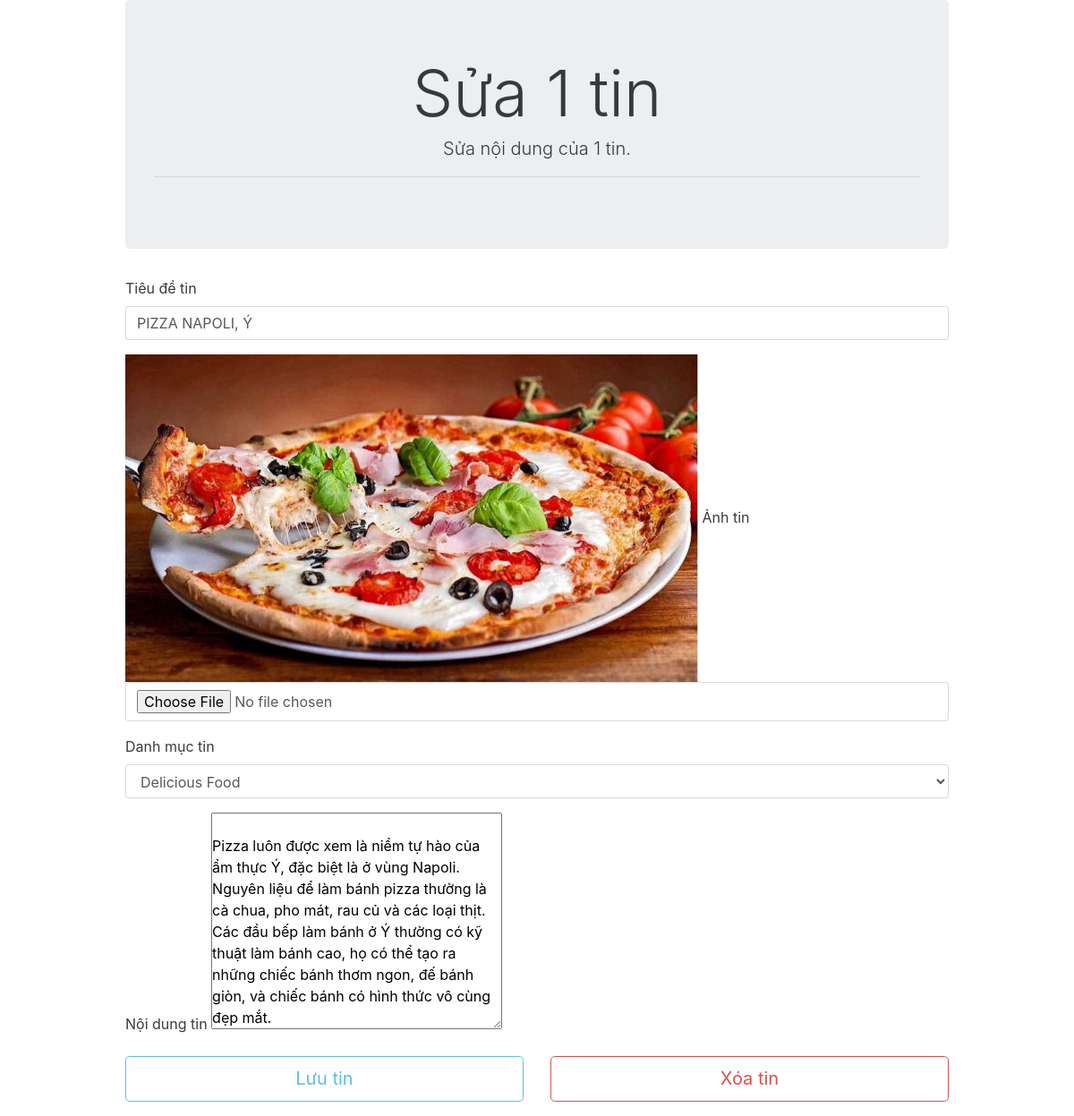
/tin/suatin/4, run on the app's committed database.
### tables this page shows
CREATE TABLE `danhmuctin` (
  `id` int(11) NOT NULL,
  `tendanhmuc` varchar(255) NOT NULL
);

CREATE TABLE `tintuc` (
  `id` int(11) NOT NULL,
  `tieude` varchar(255) NOT NULL,
  `iddanhmuc` int(11) NOT NULL,
  `anhtin` text NOT NULL,
  `noidung` text NOT NULL
);

### application/controllers/Tin.php (called while the page is built, shortened)
<?php if ( ! defined('BASEPATH')) exit('No direct script access allowed');
class Tin extends CI_Controller {
	public function __construct()
	{
		$this->load->model('tin_model');
	}
	public function suatin($id)
	{
		$ketqua = $this->tin_model->getTinById($id);
		$tendanhmuc = $this->tin_model->getTendanhmucByIdTin($id);
		$dulieu = array(
			'dulieusua'=> $ketqua,
			'tendanhmuc'=>$tendanhmuc
			);
		$this->load->view('Tin_sua', $dulieu, FALSE);
	}
}

### index.php (called while the page is built, shortened)
<?php
require_once BASEPATH.'core/CodeIgniter.php';

### application/models/tin_model.php (called while the page is built, shortened)
<?php if ( ! defined('BASEPATH')) exit('No direct script access allowed');
class Tin_model extends CI_Model {
	public function getTinById($id)
	{
		 $this->db->select('*');
 		$this->db->from('danhmuctin');
		$this->db->join('tintuc', 'tintuc.iddanhmuc = danhmuctin.id', 'left');
	 	$this->db->where('tintuc.id', $id);
		 $ketqua = $this->db->get();
		 $ketqua = $ketqua->result_array();
		 return $ketqua;
	}
	public function getTendanhmucByIdTin($id)
	{
		$this->db->select('*');
		$this->db->from('danhmuctin');
		$this->db->join('tintuc', 'tintuc.iddanhmuc = danhmuctin.id', 'left');
		$this->db->where('tintuc.id', $id);
		$ketqua = $this->db->get();
		$ketqua = $ketqua->result_array();
		$ten = $ketqua[0]['tendanhmuc'] ;
		return $ten ;
	}
}

### application/views/tin_sua.php (the view, shortened to what this page needs)
<!DOCTYPE html>
<html lang="en">
<head>
	<link rel="stylesheet" href="<?= base_url() ?>/vendor/bootstrap.css">
	<link rel="stylesheet" href="<?= base_url() ?>/vendor/font-awesome.css">
 	<link rel="stylesheet" href="<?= base_url() ?>/1.css">
</head>
<body>
	<div class="container">
		<div class="row">
			<div class="col-sm-10 push-sm-1">
				<div class="jumbotron text-xs-center">
							<h1 class="display-3">Sửa 1 tin</h1>
							<p class="lead">Sửa nội dung của 1 tin.</p>
							<hr class="m-y-md">
						</div>
					<div class="formthemmoi">
						<form action="<?= base_url(); ?>tin/luutindasua" method="post" enctype="multipart/form-data">
							<?php foreach ($dulieusua as $value): ?>
							<fieldset class="form-group">
								<label for="formGroupExampleInput">Tiêu đề tin</label>
								<input value="<?php echo $value['tieude'] ?>" name="tieude" type="text" class="form-control" id="formGroupExampleInput"  >
							</fieldset>
							<fieldset class="form-group">
							<img src="<?php echo $value['anhtin'] ?>" alt="" class="img-fluid">
								<label for="formGroupExampleInput">Ảnh tin</label>
 								<input name="anhtin" type="file" class="form-control" placeholder="Ảnh tin ">
							</fieldset>
							<fieldset class="form-group">
								<label for="formGroupExampleInput">Danh mục tin</label>
								<select name="iddanhmuc" id="" class="form-control">
									 <option value="<?php echo $value['iddanhmuc'] ?>">
									 	<?php echo $tendanhmuc;  ?>
									 </option>
								</select>
							</fieldset>
							<fieldset class="form-group">
								<label for="formGroupExampleInput">Nội dung tin</label>
								<textarea name="noidungtin" id="noidungtin" class="noidungtin" cols="30" rows="10" >
									<?php echo $value['noidung'] ?>
								</textarea>
							</fieldset>
							<fieldset class="form-group">
							<div class="row">
								<div class="col-sm-6">
								<input type="submit" class="btn btn-outline-info btn-block btn-lg" value="Lưu tin ">
								</div>
								<div class="col-sm-6">
								<a href="<?= base_url(); ?>/tin/xoatin/<?php echo $value['id'] ?>" class="btn btn-outline-danger btn-block btn-lg"  >
								Xóa tin
								</a>
								</div>
							</div>
							</fieldset>
							<?php endforeach ?>
						</form>
					</div>
			</div>
		</div>
	</div>
</body>
</html>

### 1.css (style rules this page uses)
* { margin: 0; padding: 0; }

### data on the page
danhmuctin: tieude "PIZZA NAPOLI, Ý", tintuc.anhtin (picture), noidungtin "Pizza luôn được xem là niềm tự hào của ẩm thực Ý, đặc biệt là ở vùng Napoli. Nguyên liệu để làm bánh pizza thường là cà chua, pho mát, rau củ và các loại thịt. Các đầu bếp làm bánh ở Ý thường có kỹ thuật làm bánh cao, họ có thể tạo ra những chiếc bánh thơm ngon, đế bánh giòn, và chiếc bánh có hình thức vô cùng đẹp mắt."

### other printed values
form field iddanhmuc "Delicious Food"
